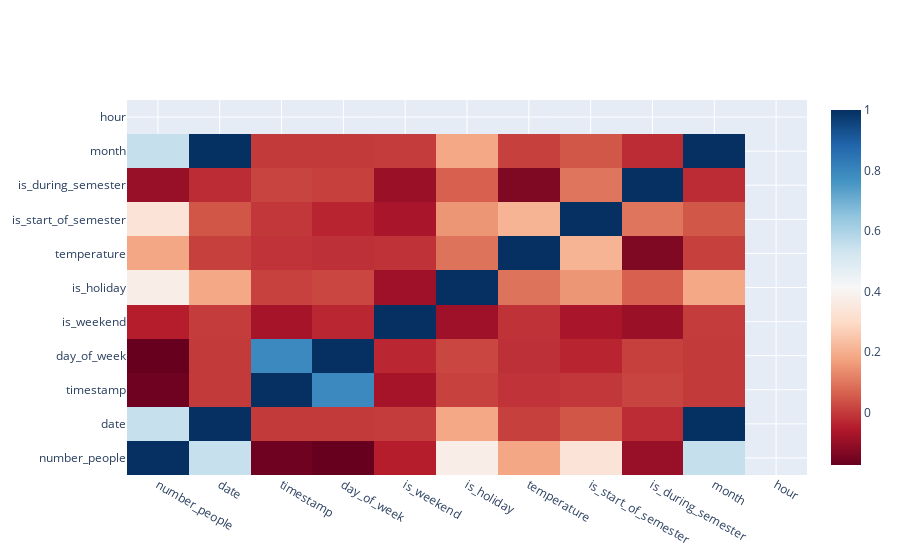

The notebook cell saved with this chart:
### Markdown cell above
Plot a heatmap to visualize which day and month has the most and least number of people in the gym.

Most: Sept Tuesdays & Wednesday

Least : May Saturdays & June Sundays

### Code cell
sub_sample_corr = df.corr()
fig= go.Figure(data=[go.Heatmap({
    'x':df.columns.tolist(), 
    'y':df.columns.tolist(), 
    'z':sub_sample_corr
    }, colorscale = 'RdBu')
])
fig.show()

highest = sub_sample_corr.drop(labels=['number_people']).iloc[0:10, 0:10]['number_people'].nlargest(n=4).keys()
highest

### Figure 1 — Plotly figure (JSON) as saved in the notebook; plotly's stock layout.template omitted (floating-point values rounded to 4 significant figures)
{"data": [{"colorscale": [[0, "rgb(103,0,31)"], [0.1, "rgb(178,24,43)"], [0.2, "rgb(214,96,77)"], [0.3, "rgb(244,165,130)"], [0.4, "rgb(253,219,199)"], [0.5, "rgb(247,247,247)"], [0.6, "rgb(209,229,240)"], [0.7, "rgb(146,197,222)"], [0.8, "rgb(67,147,195)"], [0.9, "rgb(33,102,172)"], [1, "rgb(5,48,97)"]], "type": "heatmap", "x": ["number_people", "date", "timestamp", "day_of_week", "is_weekend", "is_holiday", "temperature", "is_start_of_semester", "is_during_semester", "month", "hour"], "y": ["number_people", "date", "timestamp", "day_of_week", "is_weekend", "is_holiday", "temperature", "is_start_of_semester", "is_during_semester", "month", "hour"], "z": [[1, 0.5502, -0.1621, -0.174, -0.04825, 0.3733, 0.1827, 0.3354, -0.09785, 0.552], [0.5502, 1, -0.001793, -0.0005088, 0.002851, 0.1848, 0.009551, 0.04468, -0.02322, 0.9991], [-0.1621, -0.001793, 1, 0.7913, -0.07586, 0.01117, -0.01178, -0.004824, 0.01556, -0.001914], [-0.174, -0.0005088, 0.7913, 1, -0.0319, 0.02067, -0.01665, -0.03613, 0.008462, -0.0005173], [-0.04825, 0.002851, -0.07586, -0.0319, 1, -0.08853, -0.01486, -0.0708, -0.09494, 0.002843], [0.3733, 0.1848, 0.01117, 0.02067, -0.08853, 1, 0.09324, 0.1525, 0.06312, 0.1851], [0.1827, 0.009551, -0.01178, -0.01665, -0.01486, 0.09324, 1, 0.2099, -0.1372, 0.01009], [0.3354, 0.04468, -0.004824, -0.03613, -0.0708, 0.1525, 0.2099, 1, 0.09656, 0.04558], [-0.09785, -0.02322, 0.01556, 0.008462, -0.09494, 0.06312, -0.1372, 0.09656, 1, -0.02362], [0.552, 0.9991, -0.001914, -0.0005173, 0.002843, 0.1851, 0.01009, 0.04558, -0.02362, 1]]}], "layout": {}}
